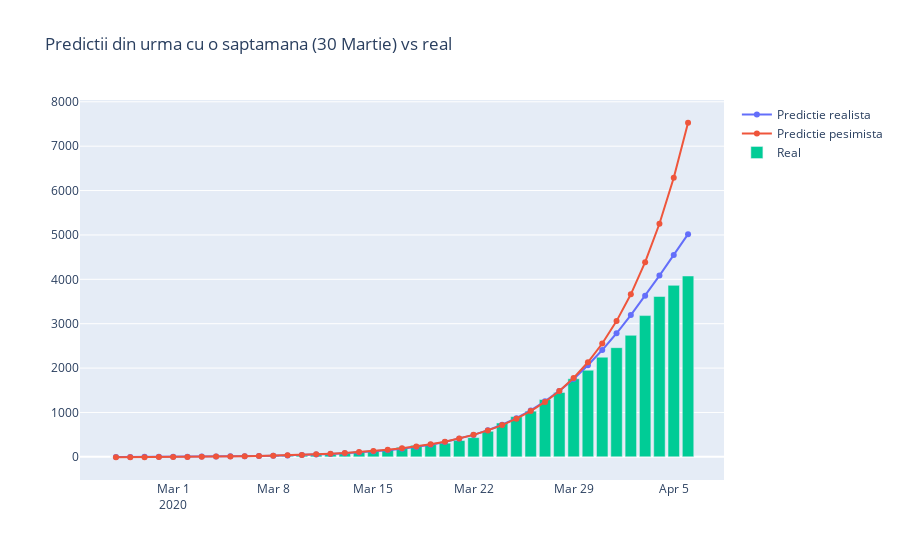
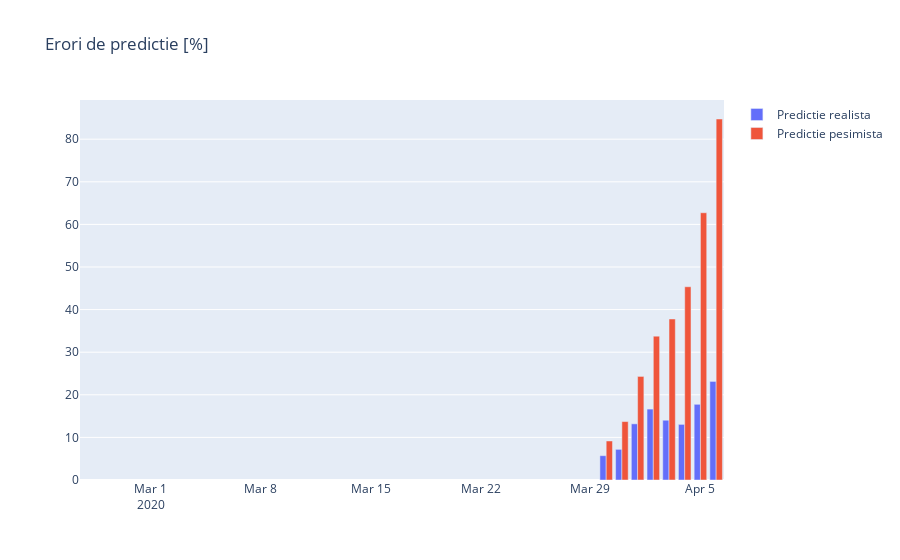

Notebook code for these charts, in order:
### Code cell
compare_predictions(34, pacienti, 'Predictii din urma cu o saptamana (31 Martie) vs real')
compare_predictions(27, pacienti, 'Predictii din urma cu doua saptamani (24 Martie) vs real')
